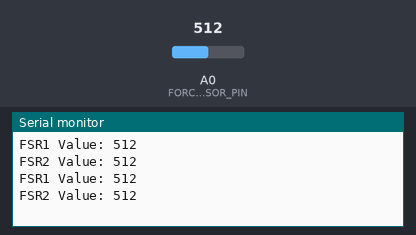
Recording of a sketch running on a simulated ESP8266 (NodeMCU). Parts: the last lines printed to the serial monitor. The test bench sets the inputs (shaded band); at power-on: A0 (FORCE_SENSOR_PIN) = 512.

Above: at 1.2 s.
1.3 s: A0 (FORCE_SENSOR_PIN) set to 716
At 2.6 s:
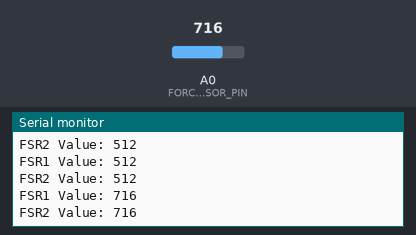
2.8 s: A0 (FORCE_SENSOR_PIN) set to 900
At 3.6 s:
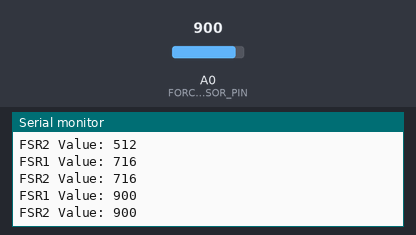
Timing chart, 0 to 5.8 s (numbered marks = the images above; inputs shaded):
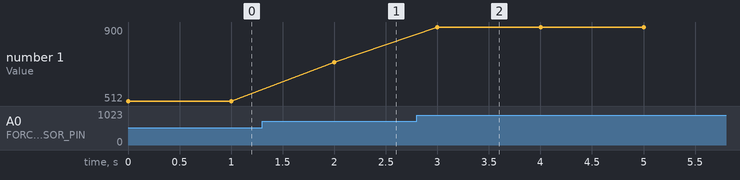

The sketch:

Sketch_Apr23a.ino
```cpp
#define MUX_S0 D1 // Example: Control pin 0 of the multiplexer
#define MUX_S1 D2 // Example: Control pin 1 of the multiplexer
// Define other control pins as needed

#define FORCE_SENSOR_PIN A0 // The ESP8266 pin ADC0: the analog multiplexer output is connected to A0

void setup() {
  Serial.begin(9600);
  pinMode(MUX_S0, OUTPUT);
  pinMode(MUX_S1, OUTPUT);
  // Set other control pins as OUTPUT
}

void loop() {
  // Read data from FSR1
  digitalWrite(MUX_S0, LOW);
  digitalWrite(MUX_S1, LOW);
  // Set other control pins accordingly

  int analogReading1 = analogRead(FORCE_SENSOR_PIN);
  Serial.print("FSR1 Value: ");
  Serial.println(analogReading1);

  // Read data from FSR2
  digitalWrite(MUX_S0, HIGH);
  digitalWrite(MUX_S1, LOW);
  // Set other control pins accordingly

  int analogReading2 = analogRead(FORCE_SENSOR_PIN);
  Serial.print("FSR2 Value: ");
  Serial.println(analogReading2);

  delay(1000); // Adjust delay as needed
}
```

Measured:
- after the input at 1.3 s, the serial monitor: prints a new line after 0.70 s (image 1)
- after the input at 2.8 s, the serial monitor: prints a new line after 0.20 s (image 2)
- plotted number 1: 512 → 716 after the input at 1.3 s, 716 → 900 after the input at 2.8 s
